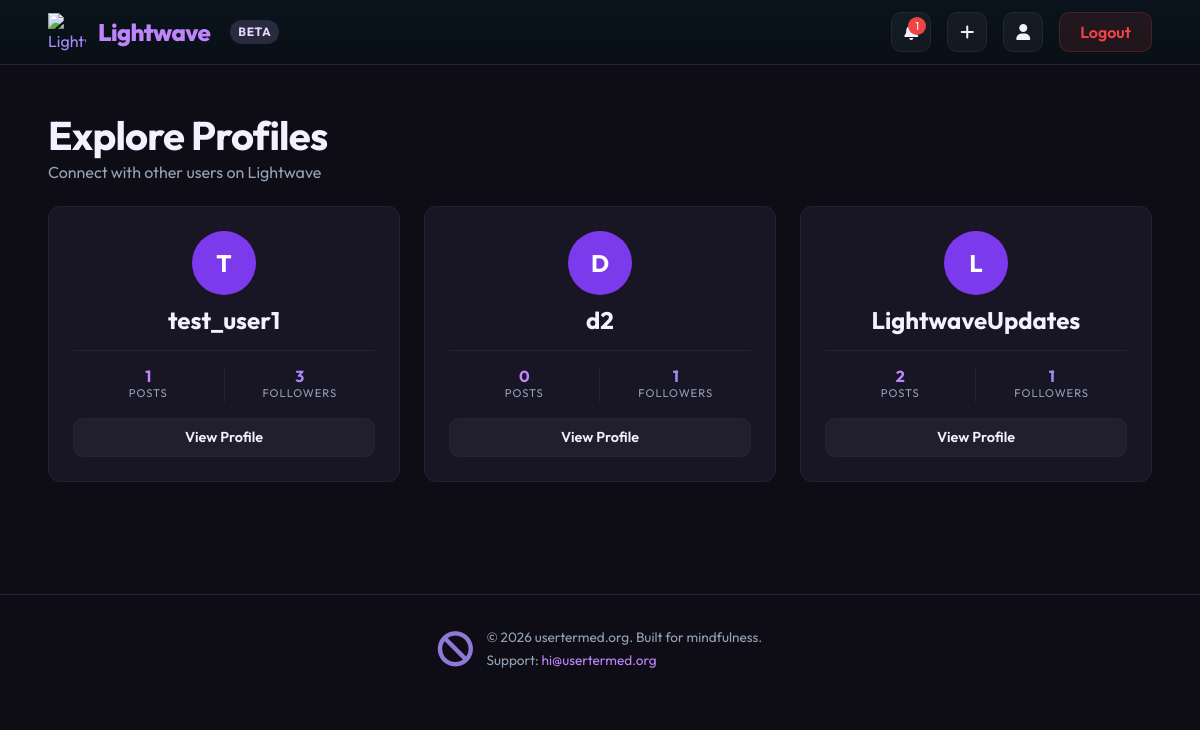
/profile_list/ (signed in), run on an earlier commit of the app's database.
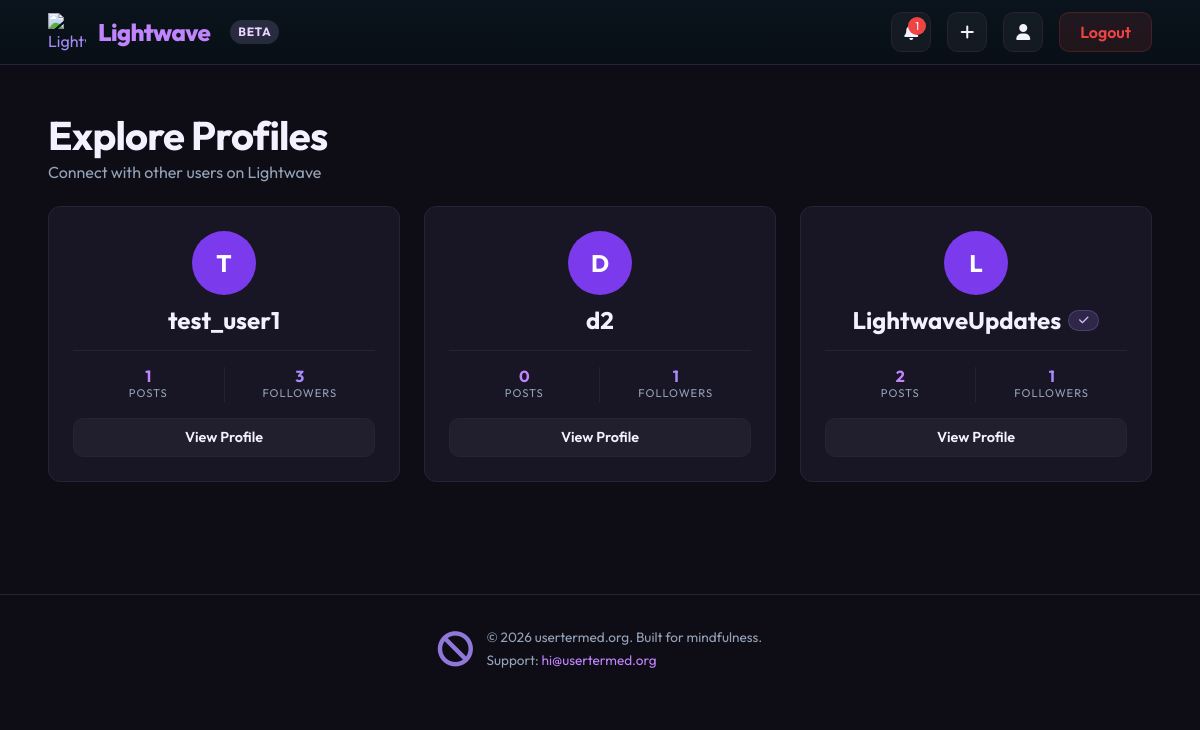
And on a later commit of the database.
### dwitter/models.py (models this page shows, shortened)
class Profile(models.Model):
    ACCENT_THEMES = [
        ("purple", "Purple"),
        ("cyan", "Cyan"),
        ("emerald", "Emerald"),
        ("amber", "Amber"),
        ("rose", "Rose"),
    ]
    user = models.OneToOneField(User, on_delete=models.CASCADE)
    display_name = models.CharField(max_length=50, blank=True, default="")
    about_me = models.TextField(blank=True, default="")
    is_verified = models.BooleanField(default=False, help_text="Show a verified badge next to this profile.")
    is_lightwave_super = models.BooleanField(default=False, help_text="Show Lightwave Super early-access status.")
    accent_theme = models.CharField(max_length=20, choices=ACCENT_THEMES, default="purple")
    follows = models.ManyToManyField(
        "self", related_name="followed_by", symmetrical=False, blank=True
    )

### dwitter/views.py (the view)
# urls.py: path("profile_list/", profile_list, name="profile_list"),
@login_required
def profile_list(request):
    profiles = Profile.objects.exclude(user=request.user)
    return render(request, "dwitter/profile_list.html", {"profiles": profiles})

### dwitter/context_processors.py (called while the page is built)
def unread_notification_count(request):
    if request.user.is_authenticated:
        return {"unread_notification_count": Notification.objects.filter(user=request.user, read=False).count()}
    return {"unread_notification_count": 0}

### dwitter/templates/dwitter/profile_list.html (shortened to what this page needs)
{% extends 'base.html' %}
{% block content %}
<div class="column is-12" style="margin-top: 1rem; margin-bottom: 3rem;">
    <div class="mb-5">
        <h2 class="title is-2" style="letter-spacing: -0.02em;">Explore Profiles</h2>
        <p class="subtitle is-6">Connect with other users on Lightwave</p>
    </div>
    <div class="columns is-multiline">
        {% for profile in profiles %}
            <div class="column is-4">
                <a href="{% url 'dwitter:profile' profile.id %}" style="text-decoration: none;">
                    <div class="box has-text-centered py-5" style="height: 100%; display: flex; flex-direction: column; justify-content: center; align-items: center; min-height: 240px;">
                        <div class="avatar-circle mb-3" style="width: 64px; height: 64px; font-size: 1.5rem; margin: 0 auto 1rem auto;">
                            {{ profile.user.username|slice:":1"|upper }}
                        </div>
                        <h3 class="title is-4 mb-2" style="color: #f3f0ff; display: flex; align-items: center; justify-content: center; gap: 0.45rem; flex-wrap: wrap;">{{ profile.user.username }}{% if profile.is_verified %}<span class="tag is-small" title="Verified" style="background: rgba(167, 139, 250, 0.16); border: 1px solid rgba(167, 139, 250, 0.24); color: #d8b4fe; border-radius: 999px; padding: 0.2rem 0.6rem; font-size: 0.68rem; font-weight: 700; letter-spacing: 0.02em;"><i class="fa-solid fa-check"></i></span>{% endif %}</h3>
                        <div class="columns is-mobile mb-4" style="width: 100%; border-top: 1px solid rgba(255,255,255,0.06); padding-top: 1rem; margin-top: 0.5rem;">
                            <div class="column py-0">
                                <p class="title is-6 mb-0" style="color: #c084fc !important;">{{ profile.user.dweets.count }}</p>
                                <p class="heading mb-0" style="color: var(--text-muted); font-size: 0.7rem;">Posts</p>
                            </div>
                            <div class="column py-0" style="border-left: 1px solid rgba(255,255,255,0.06);">
                                <p class="title is-6 mb-0" style="color: #a78bfa !important;">{{ profile.followed_by.count }}</p>
                                <p class="heading mb-0" style="color: var(--text-muted); font-size: 0.7rem;">Followers</p>
                            </div>
                        </div>
                        <span class="button btn-action is-fullwidth" style="height: auto; padding: 0.5rem 1rem; font-size: 0.9rem; font-weight: 600; border-radius: 10px; margin-top: auto; display: block; text-align: center;">
                            View Profile
                        </span>
                    </div>
                </a>
            </div>
        {% endfor %}
    </div>
</div>
{% endblock content %}

What changed in the data, as far as the page shows it:
changed Profile "LightwaveUpdates": is_verified False → True (drawn)
